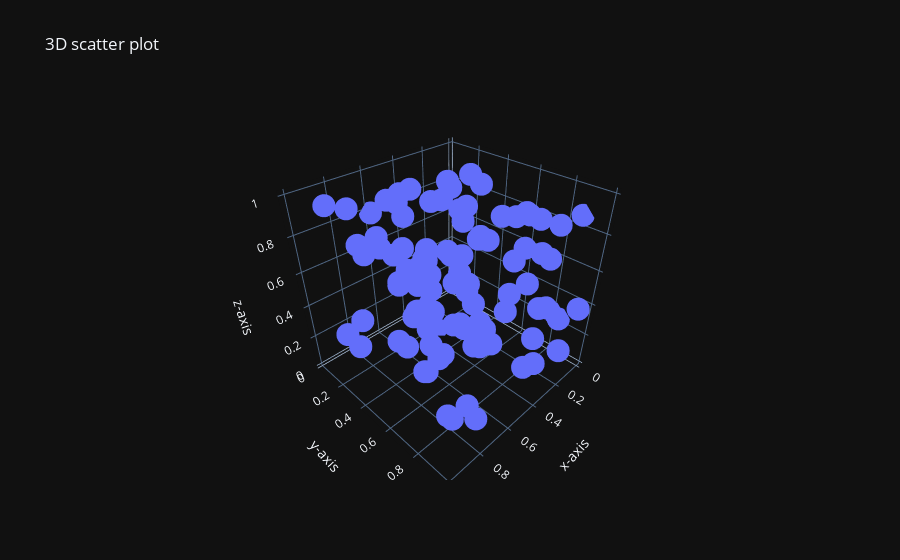

Notebook code cell kept with this figure:
### Code cell
a = np.random.uniform(0, 1, 100)
b = np.random.uniform(0, 1, 100)
c = np.random.uniform(0, 1, 100)
px.scatter_3d(
    x=a,
    y=b,
    z=c,
    title='3D scatter plot',
    labels={'x': 'x-axis', 'y': 'y-axis', 'z': 'z-axis'},
    template='plotly_dark'
)
